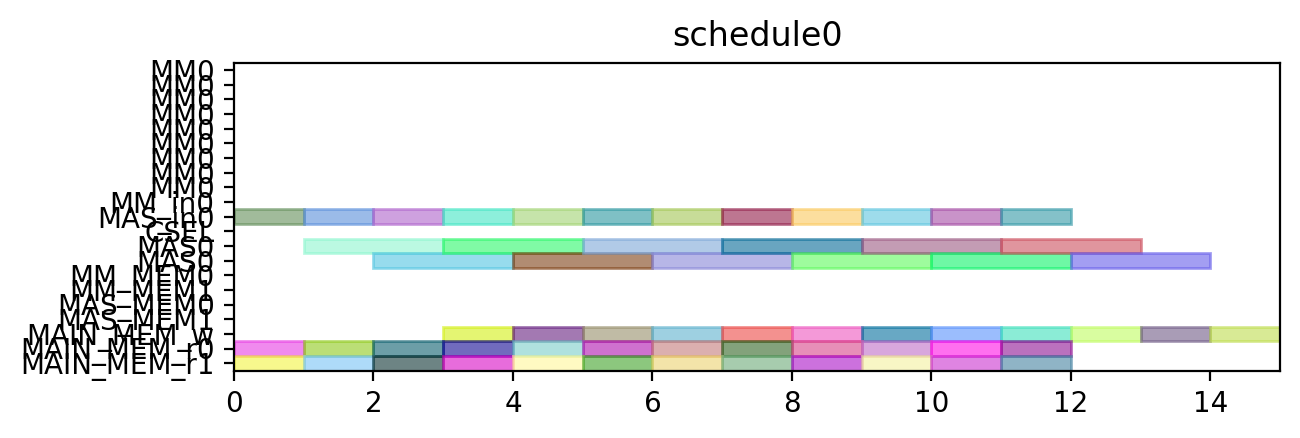

This chart was generated by the following Python code:
from pyschedule import Scenario, solvers, plotters, alt


def solve():
	horizon = 120
	S = Scenario("schedule0", horizon=horizon)

	# resource
	MM = S.Resources('MM', num=1, size=9)
	MM_in = S.Resources('MM_in', num=1)
	MAS_in = S.Resources('MAS_in', num=1)
	CSEL = S.Resource('CSEL')
	MAS = S.Resources('MAS', num=1, size=2, periods=range(1, horizon))
	MM_MEM = S.Resources('MM_MEM', num=2)
	MAS_MEM = S.Resources('MAS_MEM', num=2)
	MAIN_MEM_w = S.Resource('MAIN_MEM_w', size=1)
	MAIN_MEM_r = S.Resources('MAIN_MEM_r', num=2)

	# result of previous scheduling

	# new tasks
	c000 = S.Task('c000', length=2, delay_cost=1)
	c000 += alt(MAS)
	c000_in = S.Task('c000_in', length=1, delay_cost=1)
	c000_in += alt(MAS_in)
	S += c000_in*MAS_in[0]<=c000*MAS[0]

	S += 0<c000

	c000_w = S.Task('c000_w', length=1, delay_cost=1)
	c000_w += alt(MAIN_MEM_w)
	S += c000 <= c000_w

	c000_mem0 = S.Task('c000_mem0', length=1, delay_cost=1)
	c000_mem0 += MAIN_MEM_r[0]
	S += c000_mem0 <= c000

	c000_mem1 = S.Task('c000_mem1', length=1, delay_cost=1)
	c000_mem1 += MAIN_MEM_r[1]
	S += c000_mem1 <= c000

	c001 = S.Task('c001', length=2, delay_cost=1)
	c001 += alt(MAS)
	c001_in = S.Task('c001_in', length=1, delay_cost=1)
	c001_in += alt(MAS_in)
	S += c001_in*MAS_in[0]<=c001*MAS[0]

	S += 0<c001

	c001_w = S.Task('c001_w', length=1, delay_cost=1)
	c001_w += alt(MAIN_MEM_w)
	S += c001 <= c001_w

	c001_mem0 = S.Task('c001_mem0', length=1, delay_cost=1)
	c001_mem0 += MAIN_MEM_r[0]
	S += c001_mem0 <= c001

	c001_mem1 = S.Task('c001_mem1', length=1, delay_cost=1)
	c001_mem1 += MAIN_MEM_r[1]
	S += c001_mem1 <= c001

	c010 = S.Task('c010', length=2, delay_cost=1)
	c010 += alt(MAS)
	c010_in = S.Task('c010_in', length=1, delay_cost=1)
	c010_in += alt(MAS_in)
	S += c010_in*MAS_in[0]<=c010*MAS[0]

	S += 0<c010

	c010_w = S.Task('c010_w', length=1, delay_cost=1)
	c010_w += alt(MAIN_MEM_w)
	S += c010 <= c010_w

	c010_mem0 = S.Task('c010_mem0', length=1, delay_cost=1)
	c010_mem0 += MAIN_MEM_r[0]
	S += c010_mem0 <= c010

	c010_mem1 = S.Task('c010_mem1', length=1, delay_cost=1)
	c010_mem1 += MAIN_MEM_r[1]
	S += c010_mem1 <= c010

	c011 = S.Task('c011', length=2, delay_cost=1)
	c011 += alt(MAS)
	c011_in = S.Task('c011_in', length=1, delay_cost=1)
	c011_in += alt(MAS_in)
	S += c011_in*MAS_in[0]<=c011*MAS[0]

	S += 0<c011

	c011_w = S.Task('c011_w', length=1, delay_cost=1)
	c011_w += alt(MAIN_MEM_w)
	S += c011 <= c011_w

	c011_mem0 = S.Task('c011_mem0', length=1, delay_cost=1)
	c011_mem0 += MAIN_MEM_r[0]
	S += c011_mem0 <= c011

	c011_mem1 = S.Task('c011_mem1', length=1, delay_cost=1)
	c011_mem1 += MAIN_MEM_r[1]
	S += c011_mem1 <= c011

	c100 = S.Task('c100', length=2, delay_cost=1)
	c100 += alt(MAS)
	c100_in = S.Task('c100_in', length=1, delay_cost=1)
	c100_in += alt(MAS_in)
	S += c100_in*MAS_in[0]<=c100*MAS[0]

	S += 0<c100

	c100_w = S.Task('c100_w', length=1, delay_cost=1)
	c100_w += alt(MAIN_MEM_w)
	S += c100 <= c100_w

	c100_mem0 = S.Task('c100_mem0', length=1, delay_cost=1)
	c100_mem0 += MAIN_MEM_r[0]
	S += c100_mem0 <= c100

	c100_mem1 = S.Task('c100_mem1', length=1, delay_cost=1)
	c100_mem1 += MAIN_MEM_r[1]
	S += c100_mem1 <= c100

	c101 = S.Task('c101', length=2, delay_cost=1)
	c101 += alt(MAS)
	c101_in = S.Task('c101_in', length=1, delay_cost=1)
	c101_in += alt(MAS_in)
	S += c101_in*MAS_in[0]<=c101*MAS[0]

	S += 0<c101

	c101_w = S.Task('c101_w', length=1, delay_cost=1)
	c101_w += alt(MAIN_MEM_w)
	S += c101 <= c101_w

	c101_mem0 = S.Task('c101_mem0', length=1, delay_cost=1)
	c101_mem0 += MAIN_MEM_r[0]
	S += c101_mem0 <= c101

	c101_mem1 = S.Task('c101_mem1', length=1, delay_cost=1)
	c101_mem1 += MAIN_MEM_r[1]
	S += c101_mem1 <= c101

	c110 = S.Task('c110', length=2, delay_cost=1)
	c110 += alt(MAS)
	c110_in = S.Task('c110_in', length=1, delay_cost=1)
	c110_in += alt(MAS_in)
	S += c110_in*MAS_in[0]<=c110*MAS[0]

	S += 0<c110

	c110_w = S.Task('c110_w', length=1, delay_cost=1)
	c110_w += alt(MAIN_MEM_w)
	S += c110 <= c110_w

	c110_mem0 = S.Task('c110_mem0', length=1, delay_cost=1)
	c110_mem0 += MAIN_MEM_r[0]
	S += c110_mem0 <= c110

	c110_mem1 = S.Task('c110_mem1', length=1, delay_cost=1)
	c110_mem1 += MAIN_MEM_r[1]
	S += c110_mem1 <= c110

	c111 = S.Task('c111', length=2, delay_cost=1)
	c111 += alt(MAS)
	c111_in = S.Task('c111_in', length=1, delay_cost=1)
	c111_in += alt(MAS_in)
	S += c111_in*MAS_in[0]<=c111*MAS[0]

	S += 0<c111

	c111_w = S.Task('c111_w', length=1, delay_cost=1)
	c111_w += alt(MAIN_MEM_w)
	S += c111 <= c111_w

	c111_mem0 = S.Task('c111_mem0', length=1, delay_cost=1)
	c111_mem0 += MAIN_MEM_r[0]
	S += c111_mem0 <= c111

	c111_mem1 = S.Task('c111_mem1', length=1, delay_cost=1)
	c111_mem1 += MAIN_MEM_r[1]
	S += c111_mem1 <= c111

	c200 = S.Task('c200', length=2, delay_cost=1)
	c200 += alt(MAS)
	c200_in = S.Task('c200_in', length=1, delay_cost=1)
	c200_in += alt(MAS_in)
	S += c200_in*MAS_in[0]<=c200*MAS[0]

	S += 0<c200

	c200_w = S.Task('c200_w', length=1, delay_cost=1)
	c200_w += alt(MAIN_MEM_w)
	S += c200 <= c200_w

	c200_mem0 = S.Task('c200_mem0', length=1, delay_cost=1)
	c200_mem0 += MAIN_MEM_r[0]
	S += c200_mem0 <= c200

	c200_mem1 = S.Task('c200_mem1', length=1, delay_cost=1)
	c200_mem1 += MAIN_MEM_r[1]
	S += c200_mem1 <= c200

	c201 = S.Task('c201', length=2, delay_cost=1)
	c201 += alt(MAS)
	c201_in = S.Task('c201_in', length=1, delay_cost=1)
	c201_in += alt(MAS_in)
	S += c201_in*MAS_in[0]<=c201*MAS[0]

	S += 0<c201

	c201_w = S.Task('c201_w', length=1, delay_cost=1)
	c201_w += alt(MAIN_MEM_w)
	S += c201 <= c201_w

	c201_mem0 = S.Task('c201_mem0', length=1, delay_cost=1)
	c201_mem0 += MAIN_MEM_r[0]
	S += c201_mem0 <= c201

	c201_mem1 = S.Task('c201_mem1', length=1, delay_cost=1)
	c201_mem1 += MAIN_MEM_r[1]
	S += c201_mem1 <= c201

	c210 = S.Task('c210', length=2, delay_cost=1)
	c210 += alt(MAS)
	c210_in = S.Task('c210_in', length=1, delay_cost=1)
	c210_in += alt(MAS_in)
	S += c210_in*MAS_in[0]<=c210*MAS[0]

	S += 0<c210

	c210_w = S.Task('c210_w', length=1, delay_cost=1)
	c210_w += alt(MAIN_MEM_w)
	S += c210 <= c210_w

	c210_mem0 = S.Task('c210_mem0', length=1, delay_cost=1)
	c210_mem0 += MAIN_MEM_r[0]
	S += c210_mem0 <= c210

	c210_mem1 = S.Task('c210_mem1', length=1, delay_cost=1)
	c210_mem1 += MAIN_MEM_r[1]
	S += c210_mem1 <= c210

	c211 = S.Task('c211', length=2, delay_cost=1)
	c211 += alt(MAS)
	c211_in = S.Task('c211_in', length=1, delay_cost=1)
	c211_in += alt(MAS_in)
	S += c211_in*MAS_in[0]<=c211*MAS[0]

	S += 0<c211

	c211_w = S.Task('c211_w', length=1, delay_cost=1)
	c211_w += alt(MAIN_MEM_w)
	S += c211 <= c211_w

	c211_mem0 = S.Task('c211_mem0', length=1, delay_cost=1)
	c211_mem0 += MAIN_MEM_r[0]
	S += c211_mem0 <= c211

	c211_mem1 = S.Task('c211_mem1', length=1, delay_cost=1)
	c211_mem1 += MAIN_MEM_r[1]
	S += c211_mem1 <= c211

	solvers.mip.solve(S,msg=1,kind='CPLEX',ratio_gap=1.01)

	solution = [['hoge']*len(S.solution()[1]) for i in range(len(S.solution()))]
	for i in range(len(S.solution())):
		for j in range(len(S.solution()[i])):
			solution[i][j]=str(S.solution()[i][j])
	print(solution)

	cycles = int(solution[-1][3])

	pic_file_name = "/mnt/rose/usr1/fukuda/ABE/multiRAM_multiMAS_16mux/scheduling_result/stage9MM1_stage2MAS1/CONJ/schedule0.png"
	if(S.solution() != []):
		plotters.matplotlib.plot(S,img_filename=pic_file_name, show_task_labels=False, fig_size=(cycles*0.25+3, 2))

	return solution
